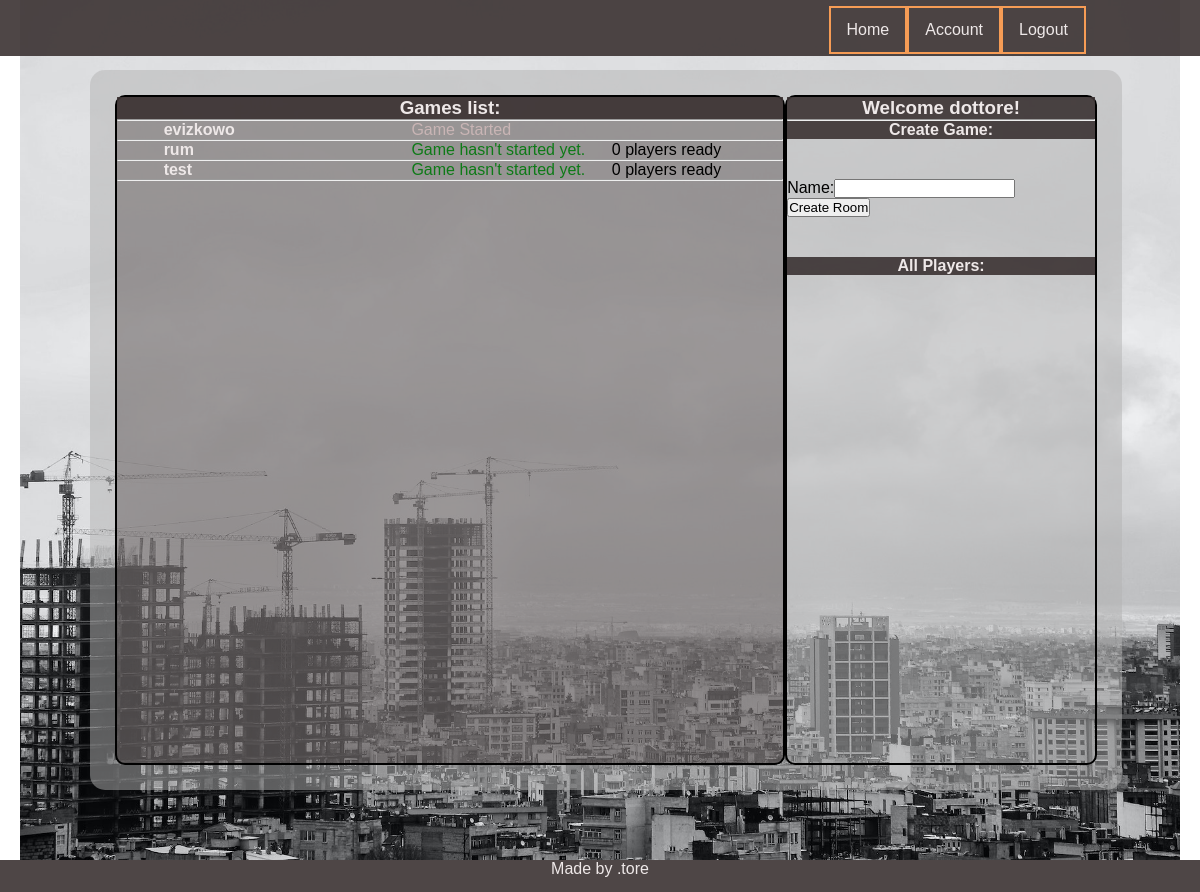
The app's page /player/home/s (signed in) with its own data.
### game/models.py (models this page shows, shortened)
class Game(models.Model):
    name = models.CharField(max_length=150)
    host = models.CharField(max_length=10)
    is_played = models.BooleanField(default=False)
    max_players = models.IntegerField(default=4)
    who_is_ready = models.ManyToManyField(Player, related_name="guys_ready", blank=True)
    who_is_playing = models.ManyToManyField(Player, related_name="guys_playing", blank=True)
    turn = models.IntegerField(default=1)
    turn_of_player = models.ForeignKey(Player, on_delete=models.CASCADE, related_name='czyja_tura', blank=True,
                                       null=True)
    @property
    def how_many_players_ready(self):
        return self.who_is_ready.count()

### player/models.py (models this page shows, shortened)
class Player(models.Model):
    name = models.ForeignKey(User,on_delete=models.CASCADE,related_name='player_name')
    parent= models.CharField(max_length = 10)
    nick = models.CharField(max_length=10 )
    in_game= models.BooleanField(default = False)
    money = models.IntegerField(default=150)
    position = models.IntegerField(default=1)
    tossed_dice= models.BooleanField(default=False)
    description = models.TextField(max_length = 300, null = True)
    def __str__(self):
        return self.nick

### player/views.py (the view)
# urls.py: path('home/s', home, name='home'),
@login_required
def home(request):
    usr = request.user.username
    player = Player.objects.get(parent=usr)
    games = Game.objects.all()
    form = CreateGame
    args = {'usr': usr, 'games': games, 'form' : form,'player':player}
    return render(request,'player/home.html', args)

### templates/player/home.html (shortened to what this page needs)
{% extends 'base.html' %} {% load static %}  {% block css %}
<link rel="stylesheet" href="{% static 'css/home.css' %}" />
{% endblock %} {% block content %}
<section class="lobby">
  <div class="__header">
    <h3>Games list:</h3>
  </div>
  <hr />
  <ul class="games_list">
    {% for g in games %}
    <div class="game_list__container">
      <li class="game_list__game">
        <a class="game_list__room" href="{% url 'detail' g.id %}">
          <strong>{{g.name}}</strong>
        </a>
        {% if g.is_played %}
        <span class="__game_status --gray">Game Started</span>
        {% else %}
        <span class="__game_status --green">Game hasn't started yet.</span>
        {% if g.how_many_players_ready == 4 %}
        <span class="__players_status --red"> Full</span> {% else %}
        <span class="__players_status">
          {{g.how_many_players_ready}} players ready{% endif %}
        </span>
        {% endif %}
      </li>
    </div>
    <hr />
    {% endfor %}
  </ul>
</section>
<section class="user_menu">
  <div class="__header">
    <h1>Welcome {{player}}!</h1>
  </div>
  <hr />
  <div class="__header">
    <h4>Create Game:</h4>
  </div>
  <form class="new_game_form" method="POST" action='{% url "new_room"%}'>
    {% csrf_token %} {{form}}
    <button type="submit" name="create" value="ok">Create Room</button>
  </form>
  <div class="__header">
    <h4>All Players:</h4>
  </div>
</section>
{% endblock %}

### static/css/main.css (style rules this page uses)
* { padding: 0; margin: 0; box-sizing: border-box; }
body { font-family: "Noto Sans JP", sans-serif; }
:root { --main-bg-color: hsla(0, 0%, 70%, 50%); --main-bars-color: rgba(59, 50, 50, 0.9); --main-color-alpha: rgba(39, 26, 26, 0.3); --main-gold-border: #f69c55; --font-color: rgb(238, 232, 232); }

### static/css/home.css (style rules this page uses)
.user_menu, .lobby { border: 2px solid black; border-radius: 10px; }
.lobby { width: 70%; background-color: var(--main-color-alpha); }
.__header { color: var(--font-color); background-color: var(--main-bars-color); text-align: center; }
.games_list { list-style: none; }
.game_list__game { margin-left: 7%; position: relative; }
.game_list__room { text-decoration: none; color: var(--font-color); }
.__game_status, .__players_status { position: absolute; }
.__game_status { left: 40%; }
.__players_status { right: 10%; }
.new_game_form { margin: 40px 0; }
.--green { color: rgb(14, 122, 23); }
.--gray { color: rgb(201, 181, 181); }

### records on screen
Game: name "evizkowo", is_played "Game Started"
Game: name "rum", how_many_players_ready "0"
Game: name "test", how_many_players_ready "0"
Player: nick "dottore"
